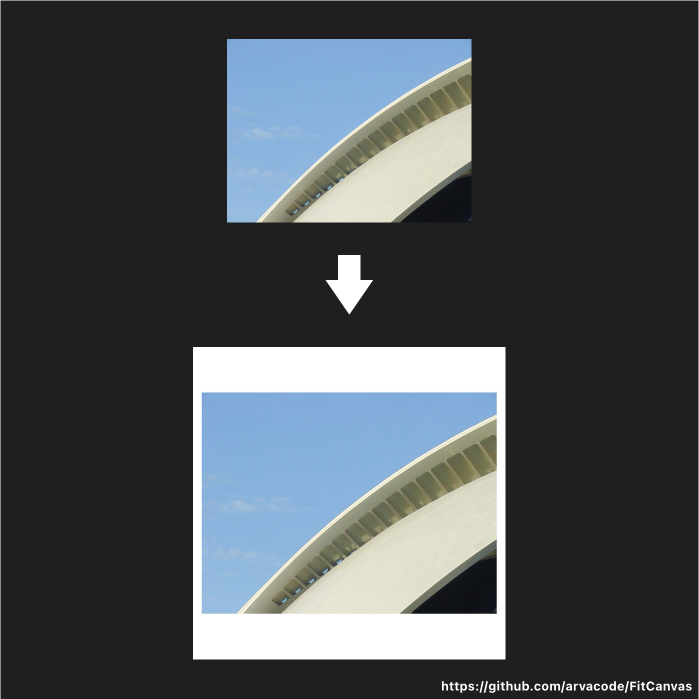
#> input picture Sample.png, 1398 x 1398 px (shown at 1/2 size)
$ python FitCanvas.py Sample.png
#> lines starting #> are read from the running program, lines starting #| are printed output that depends on the picture
"""
     _    ______     ___    ____ ___  ____  _____
    / \  |  _ \ \   / / \  / ___/ _ \|  _ \| ____|
   / _ \ | |_) \ \ / / _ \| |  | | | | | | |  _|
  / ___ \|  _ < \ V / ___ \ |__| |_| | |_| | |___
 /_/   \_\_| \_\ \_/_/   \_\____\___/|____/|_____|
  _                _     _
 | |__   ___ _ __ | |__ (_)_   _ _ __ ___    ___ ___  _ __ ___
 | '_ \ / _ \ '_ \| '_ \| | | | | '_ ` _ \  / __/ _ \| '_ ` _ \
 | | | |  __/ |_) | | | | | |_| | | | | | || (_| (_) | | | | | |
 |_| |_|\___| .__/|_| |_|_|\__,_|_| |_| |_(_)___\___/|_| |_| |_|
            |_|

FitCanvas https://github.com/arvacode/FitCanvas
This script resizes images to fit within a specified canvas size, adds padding, and saves the processed images.

ARVACODE
https://Hephium.com

"""

from PIL import Image
import os
import sys
import glob

# [ Customization ]

# Width of the output canvas
OUTPUT_WIDTH = 1080
# Height of the output canvas
OUTPUT_HEIGHT = 1080
# Padding around the image
PADDING = 30
# Background color of the canvas
BACKGROUND_COLOR = 'white'
# Output image format (e.g., 'JPEG', 'PNG', or None to retain original)
OUTPUT_FORMAT = None


# [ Code ]

def get_image_paths(input_path):
    # List of supported image extensions
    extensions = ['.jpg', '.jpeg', '.png', '.bmp', '.gif', '.tiff', '.webp']

    image_paths = []

    if os.path.isfile(input_path):
        if os.path.splitext(input_path)[1].lower() in extensions:
            image_paths.append(input_path)
    elif os.path.isdir(input_path):
        for root, dirs, files in os.walk(input_path):
            for file in files:
                if os.path.splitext(file)[1].lower() in extensions:
                    image_paths.append(os.path.join(root, file))
    else:
        print("The specified path is neither a file nor a directory.")
        sys.exit(1)

    return image_paths

def process_image(image_path):
#> called with image_path = 'Sample.png'
    with Image.open(image_path) as img:
#> img is the input picture: PIL image 1398x1398 RGB; mean R, G, B 74, 79, 82.3
        usable_width = OUTPUT_WIDTH - 2 * PADDING
        usable_height = OUTPUT_HEIGHT - 2 * PADDING
        scale_width = usable_width / img.width
#> scale_width = 0.73
        scale_height = usable_height / img.height
#> scale_height = 0.73
        scale_factor = min(scale_width, scale_height)
#> scale_factor = 0.73
        new_width = int(img.width * scale_factor)
#> new_width = 1020
        new_height = int(img.height * scale_factor)
#> new_height = 1020
        img = img.resize((new_width, new_height), Image.LANCZOS)
#> img: PIL image 1020x1020 RGB
        canvas = Image.new('RGB', (OUTPUT_WIDTH, OUTPUT_HEIGHT), BACKGROUND_COLOR)
#> canvas: PIL image 1080x1080 RGB; every value is 255
        x = (OUTPUT_WIDTH - new_width) // 2
#> x = 30
        y = (OUTPUT_HEIGHT - new_height) // 2
#> y = 30
        canvas.paste(img, (x, y))
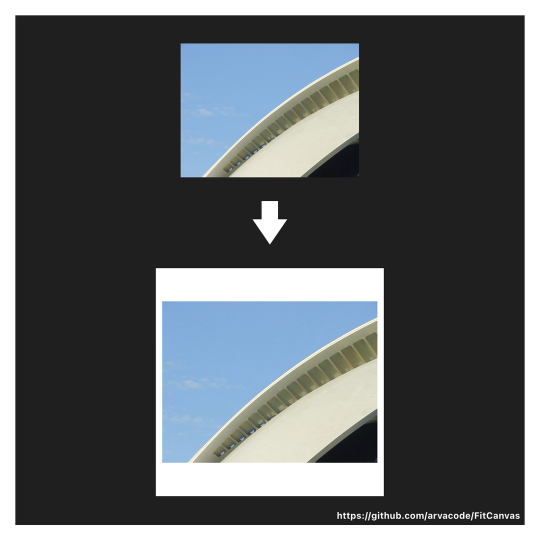
#> canvas: PIL image 1080x1080 RGB (shown at 1/2 size); mean R, G, B 93.5, 98, 100.9
        return canvas

def main():
    if len(sys.argv) < 2:
        print("Usage: python script_name.py /path/to/image_or_folder")
        sys.exit(1)

    input_path = sys.argv[1]
    output_folder = 'fitcanvas-output'

    os.makedirs(output_folder, exist_ok=True)
    image_paths = get_image_paths(input_path)

    if not image_paths:
        print("No images found in the specified path.")
        sys.exit(1)

    def save_image(p):
        output_image = process_image(p)
        base_name = os.path.splitext(os.path.basename(p))[0]
        output_ext = f".{OUTPUT_FORMAT.lower()}" if OUTPUT_FORMAT else os.path.splitext(p)[1]
        output_path = os.path.join(output_folder, f"{base_name}_canvas{output_ext}")
        save_params = {'format': OUTPUT_FORMAT} if OUTPUT_FORMAT else {}
        output_image.save(output_path, **save_params)

    list(map(save_image, image_paths))

if __name__ == "__main__":
    main()
